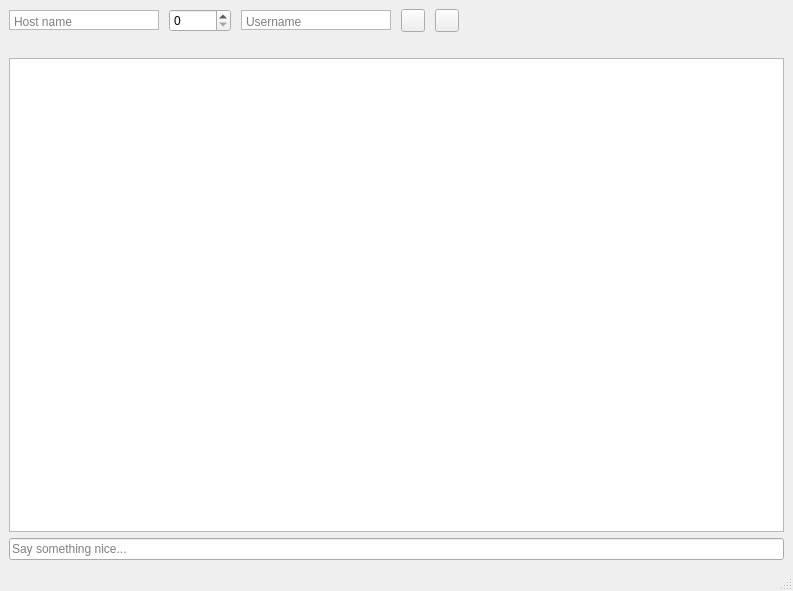
<?xml version="1.0" encoding="UTF-8"?>
<ui version="4.0">
 <class>MainWindow</class>
 <widget class="QMainWindow" name="MainWindow">
  <property name="geometry">
   <rect>
    <x>0</x>
    <y>0</y>
    <width>793</width>
    <height>591</height>
   </rect>
  </property>
  <property name="windowTitle">
   <string>Discord 2.0</string>
  </property>
  <property name="windowIcon">
   <iconset resource="resource.qrc">
    <normaloff>:/icons/biscord</normaloff>:/icons/biscord</iconset>
  </property>
  <widget class="QWidget" name="centralwidget">
   <layout class="QGridLayout" name="gridLayout">
    <item row="2" column="0">
     <layout class="QVBoxLayout" name="verticalLayout">
      <property name="sizeConstraint">
       <enum>QLayout::SetNoConstraint</enum>
      </property>
      <item>
       <widget class="QPlainTextEdit" name="chatLog">
        <property name="enabled">
         <bool>true</bool>
        </property>
        <property name="sizePolicy">
         <sizepolicy hsizetype="Expanding" vsizetype="Expanding">
          <horstretch>0</horstretch>
          <verstretch>0</verstretch>
         </sizepolicy>
        </property>
        <property name="acceptDrops">
         <bool>false</bool>
        </property>
        <property name="autoFillBackground">
         <bool>false</bool>
        </property>
       </widget>
      </item>
      <item>
       <widget class="QLineEdit" name="inputBox">
        <property name="sizePolicy">
         <sizepolicy hsizetype="Expanding" vsizetype="Maximum">
          <horstretch>0</horstretch>
          <verstretch>0</verstretch>
         </sizepolicy>
        </property>
        <property name="minimumSize">
         <size>
          <width>0</width>
          <height>20</height>
         </size>
        </property>
        <property name="maximumSize">
         <size>
          <width>16777215</width>
          <height>40</height>
         </size>
        </property>
        <property name="text">
         <string/>
        </property>
        <property name="frame">
         <bool>true</bool>
        </property>
        <property name="placeholderText">
         <string>Say something nice...</string>
        </property>
        <property name="clearButtonEnabled">
         <bool>true</bool>
        </property>
       </widget>
      </item>
     </layout>
    </item>
    <item row="0" column="0">
     <layout class="QHBoxLayout" name="horizontalLayout">
      <property name="spacing">
       <number>10</number>
      </property>
      <item>
       <widget class="QPlainTextEdit" name="hostName">
        <property name="sizePolicy">
         <sizepolicy hsizetype="Maximum" vsizetype="Maximum">
          <horstretch>0</horstretch>
          <verstretch>0</verstretch>
         </sizepolicy>
        </property>
        <property name="maximumSize">
         <size>
          <width>150</width>
          <height>20</height>
         </size>
        </property>
        <property name="verticalScrollBarPolicy">
         <enum>Qt::ScrollBarAlwaysOff</enum>
        </property>
        <property name="tabChangesFocus">
         <bool>true</bool>
        </property>
        <property name="placeholderText">
         <string>Host name</string>
        </property>
       </widget>
      </item>
      <item>
       <widget class="QSpinBox" name="portNumber">
        <property name="sizePolicy">
         <sizepolicy hsizetype="Fixed" vsizetype="Fixed">
          <horstretch>0</horstretch>
          <verstretch>0</verstretch>
         </sizepolicy>
        </property>
        <property name="minimumSize">
         <size>
          <width>62</width>
          <height>0</height>
         </size>
        </property>
        <property name="maximum">
         <number>10000</number>
        </property>
       </widget>
      </item>
      <item>
       <widget class="QPlainTextEdit" name="userName">
        <property name="sizePolicy">
         <sizepolicy hsizetype="Maximum" vsizetype="Maximum">
          <horstretch>0</horstretch>
          <verstretch>0</verstretch>
         </sizepolicy>
        </property>
        <property name="maximumSize">
         <size>
          <width>150</width>
          <height>20</height>
         </size>
        </property>
        <property name="verticalScrollBarPolicy">
         <enum>Qt::ScrollBarAlwaysOff</enum>
        </property>
        <property name="placeholderText">
         <string>Username</string>
        </property>
       </widget>
      </item>
      <item>
       <widget class="QToolButton" name="connectServer">
        <property name="toolTip">
         <string extracomment="Connect to the specified host">Connect to the host</string>
        </property>
        <property name="toolTipDuration">
         <number>-1</number>
        </property>
        <property name="statusTip">
         <string/>
        </property>
        <property name="whatsThis">
         <string/>
        </property>
        <property name="text">
         <string/>
        </property>
        <property name="icon">
         <iconset resource="resource.qrc">
          <normaloff>:/icons/checkmark</normaloff>:/icons/checkmark</iconset>
        </property>
        <property name="popupMode">
         <enum>QToolButton::DelayedPopup</enum>
        </property>
        <property name="autoRaise">
         <bool>false</bool>
        </property>
        <property name="arrowType">
         <enum>Qt::NoArrow</enum>
        </property>
       </widget>
      </item>
      <item>
       <widget class="QToolButton" name="startServer">
        <property name="toolTip">
         <string extracomment="Start a server with the info provided">Start a server with this info</string>
        </property>
        <property name="text">
         <string/>
        </property>
        <property name="icon">
         <iconset resource="resource.qrc">
          <normaloff>:/icons/server</normaloff>:/icons/server</iconset>
        </property>
        <property name="arrowType">
         <enum>Qt::NoArrow</enum>
        </property>
       </widget>
      </item>
      <item>
       <spacer name="horizontalSpacer">
        <property name="orientation">
         <enum>Qt::Horizontal</enum>
        </property>
        <property name="sizeHint" stdset="0">
         <size>
          <width>59</width>
          <height>20</height>
         </size>
        </property>
       </spacer>
      </item>
     </layout>
    </item>
    <item row="1" column="0">
     <spacer name="verticalSpacer">
      <property name="orientation">
       <enum>Qt::Vertical</enum>
      </property>
      <property name="sizeType">
       <enum>QSizePolicy::Maximum</enum>
      </property>
      <property name="sizeHint" stdset="0">
       <size>
        <width>20</width>
        <height>20</height>
       </size>
      </property>
     </spacer>
    </item>
   </layout>
  </widget>
  <widget class="QStatusBar" name="statusbar"/>
 </widget>
 <resources>
  <include location="resource.qrc"/>
 </resources>
 <connections/>
</ui>
